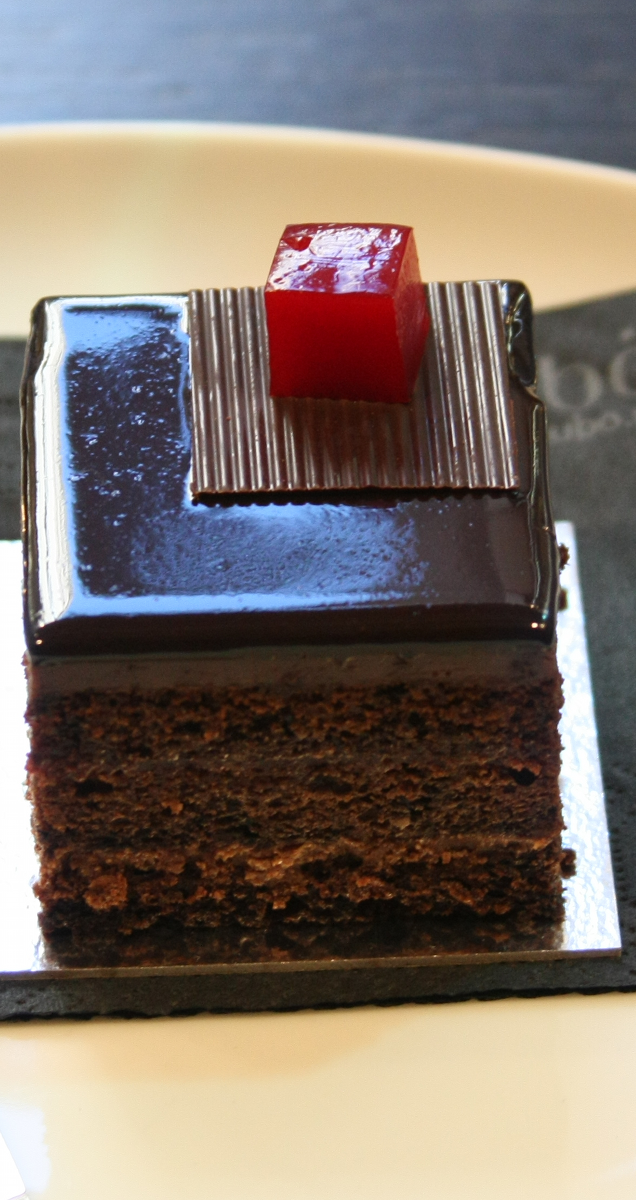
#> input picture Lectures/20_matplotlib/data/dessert.png, 636 x 1200 px
$ jupyter execute --allow-errors MatPlotLib-Breakout-answers.ipynb   (shell and % lines are left out)   (older library calls are emulated)
#> lines starting #> are read from the running program, lines starting #| are printed output that depends on the picture
[cell 1]
import pandas as pd
import seaborn as sns
%pylab inline

<div class="exercise">

Breakout Exercise #10
============

Problem 1
--------

Consider you have the following data in a text file (The file `data/stations.txt` contains the full dataset):

    # Station  Lat    Long   Elev
    BIRA    26.4840 87.2670 0.0120
    BUNG    27.8771 85.8909 1.1910
    GAIG    26.8380 86.6318 0.1660
    HILE    27.0482 87.3242 2.0880
    ... etc.


These are the names of seismographic stations in the Himalaya, with their coordinates in degrees and elevations in kilometers.

<b>

- Make a scatter plot of all of these, using both the size and the color to (redundantly) encode elevation.  Label each station by its 4-letter code, and add a colorbar on the right that shows the color-elevation map.

</b>

**Tips**

* Use the ``matplotlib`` online documentation to learn about drawing the color bar. You will want to save the returned object from the ``scatter`` plotting call.

* To label each station with its 4-letter code you can loop through them all and ``annotate`` each.


#> (a cell that did not finish here is left out)

[cell 3]
f, ax = plt.subplots(figsize=(20, 20))
#> (the rest of this cell did not finish here and is left out)

Problem 2
---------

Write a notebook where you can load the image ``data/dessert.png`` and then perform the following operations on it:

<b>

- Create a figure with four plots that show both the full-color image and color channel of the image with the right colormap for that color. Ensure that the axes are linked so zooming in one image zooms the same region in the others.

- Compute a luminosity and per-channel histogram and display all four histograms in one figure, giving each a separate plot (hint: a 4x1 plot works best for this). Link the appropriate axes together.

- Create a black-and-white (or more precisely, grayscale) version of the image. Compare the results from a naive average of all three channels with that of a model that uses 30% red, 59% green and 11% blue, by displaying all three (full color and both grayscales) side by side with linked axes for zooming.
</b>

**Tips**

* ``matplotlib`` image tutorial: http://matplotlib.org/users/image_tutorial.html

[cell 4]
img = plt.imread('./data/dessert.png')
#> img is the input picture: shape (1200, 636, 3) float32; mean R, G, B 0.505, 0.459, 0.428
f, axs = plt.subplots(1, 4, sharey=True, sharex=True)
img = img[::-1, ...]
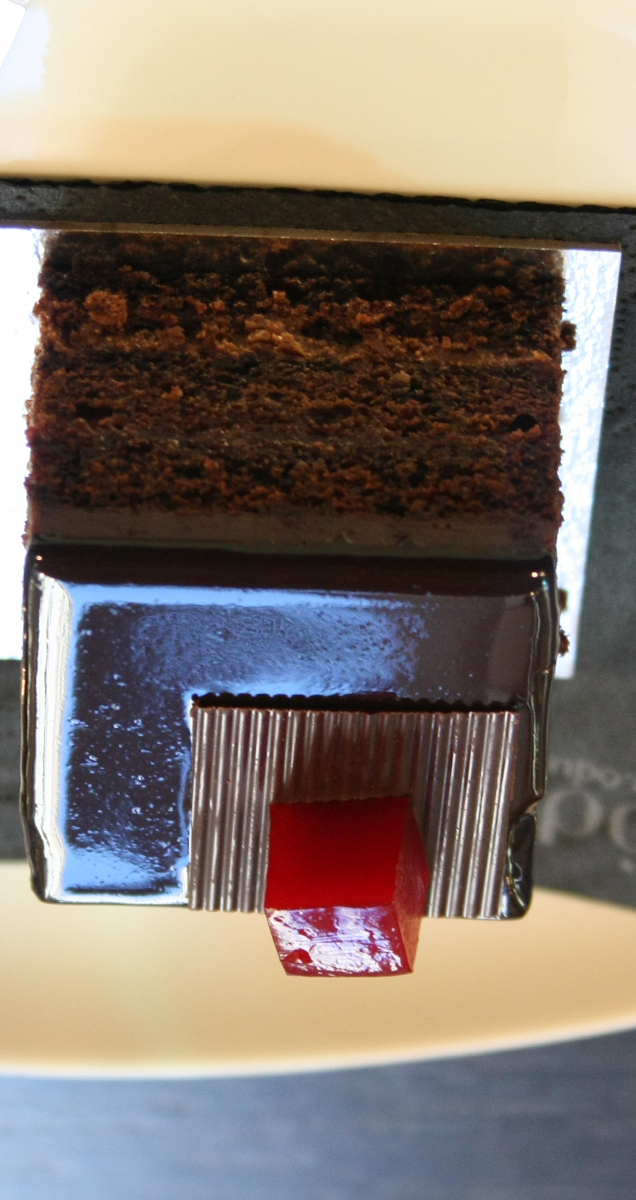
#> img: shape (1200, 636, 3) float32; mean R, G, B 0.505, 0.459, 0.428
axs[0].imshow(img)
cols = [plt.cm.Reds, plt.cm.Greens, plt.cm.Blues]
for i, (ax, col) in enumerate(zip(axs[1:], cols)):
    ax.imshow(img[:, :, i], cmap=col)

for ax in axs:
    ax.grid(False)
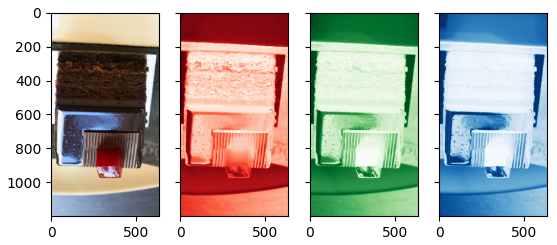
#> figure drawn by matplotlib, 4 panels

[cell 5]
f, axs = plt.subplots(1, 4, sharex=True, sharey=True)
cols = ['k', 'r', 'g', 'b']
lum = img.mean(-1)
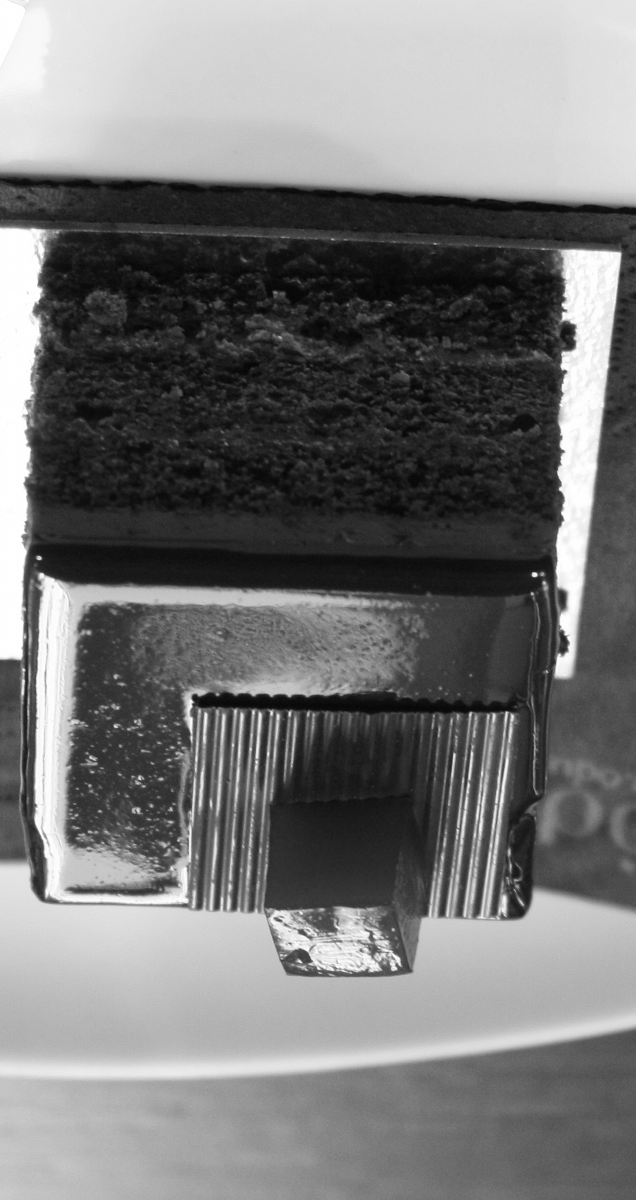
#> lum: shape (1200, 636) float32; min 0.0183, max 1, mean 0.464
axs[0].hist(lum.ravel(), normed=True, color=cols[0])
for i, ax in enumerate(axs[1:]):
    chan = img[:, :, i]
    col = cols[i+1]
    ax.hist(chan.ravel(), normed=True, color=col)
#> this loop made 3 passes
#> pass 1, `chan = img[:, :, i]`:
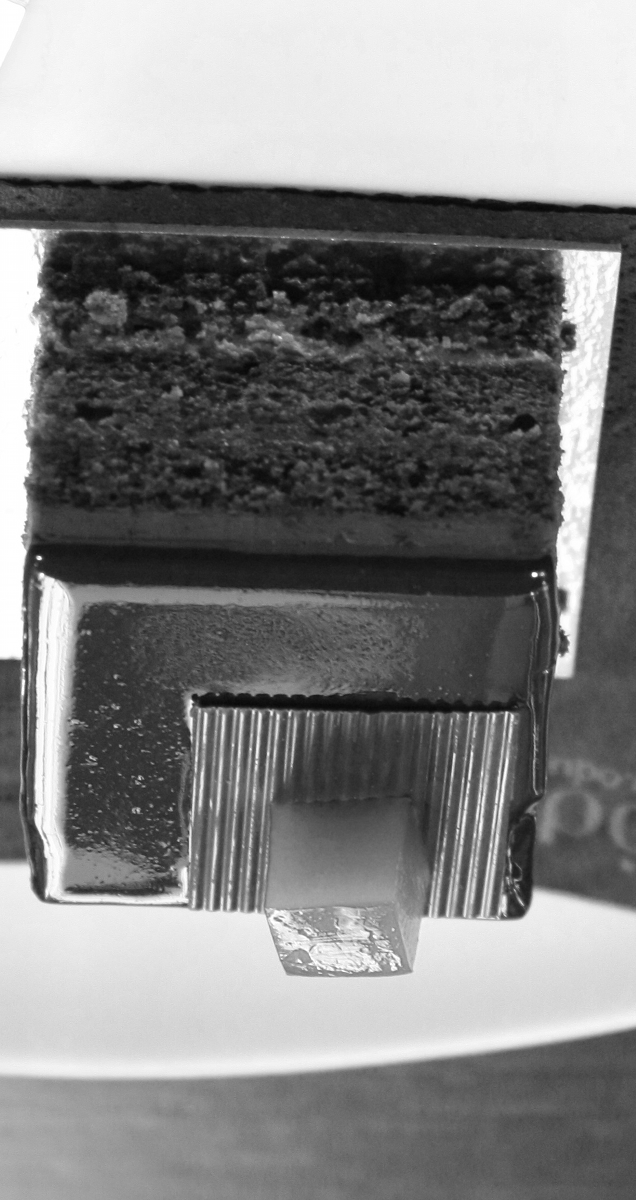
#> chan: shape (1200, 636) float32; min 0.0196, max 1, mean 0.505
#> pass 3, `chan = img[:, :, i]`:
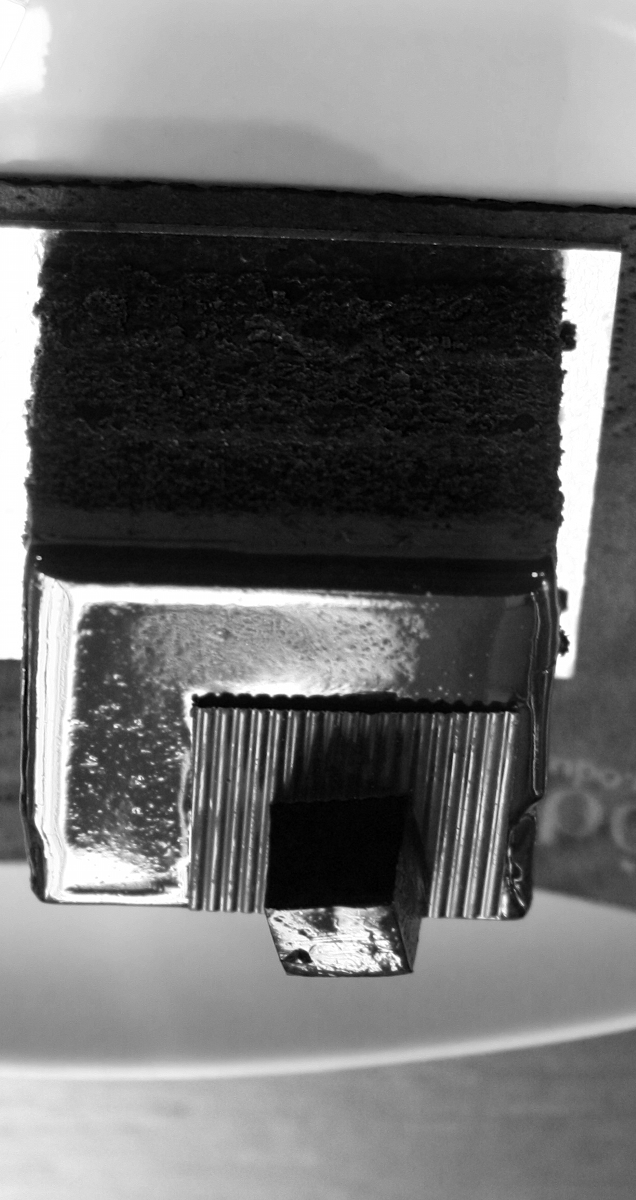
#> chan: shape (1200, 636) float32; min 0, max 1, mean 0.427

for ax, col in zip(axs, cols):
    ax.patches
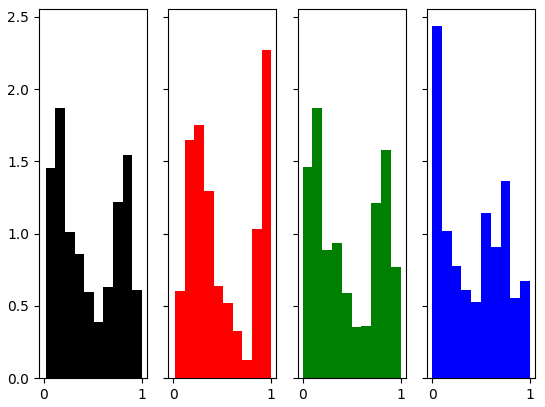
#> figure drawn by matplotlib, 4 panels; panel 1: tallest bar 1.87 high, from x = 0.116 to 0.215

[cell 6]
grey_simple = img.mean(-1)
weights = np.array([.3, .59, .11])
grey_weighted = (img * weights).mean(-1)
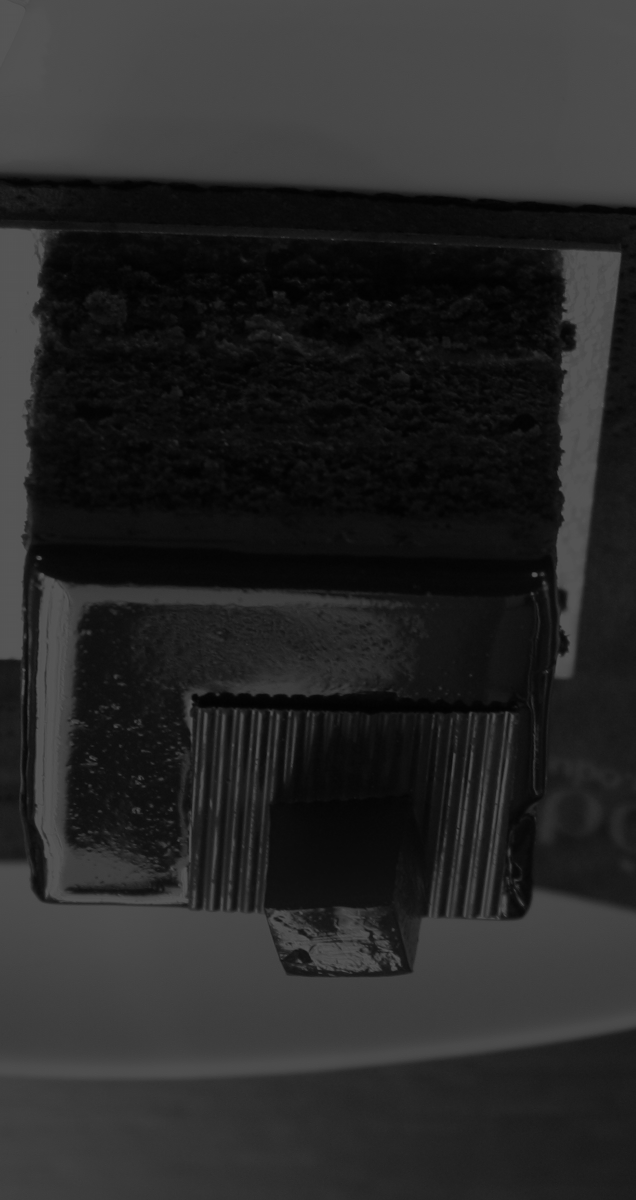
#> grey_weighted: shape (1200, 636) float64; min 0.00752, max 0.333, mean 0.156

f, axs = plt.subplots(1, 3, figsize=(15, 10), sharex=True, sharey=True)
for ax, imdat in zip(axs, [img, grey_simple, grey_weighted]):
    ax.imshow(imdat)
